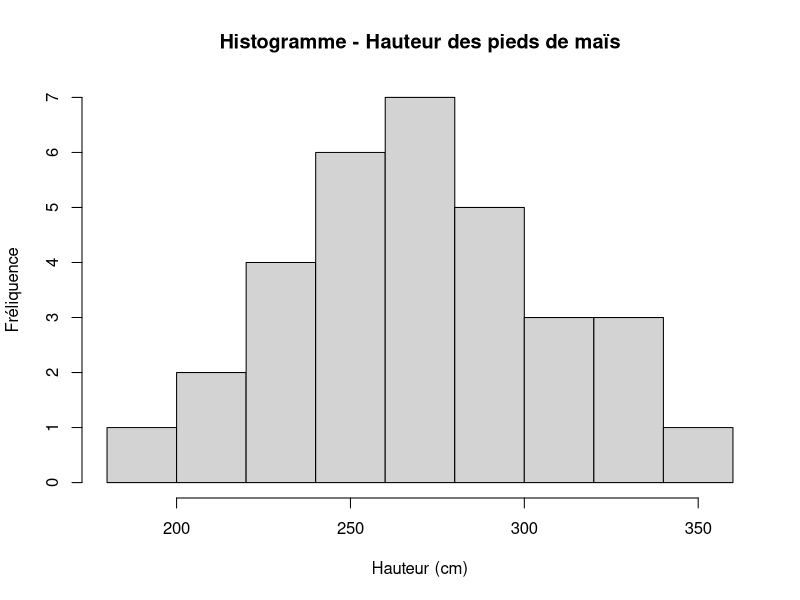

Write the R code that produced this figure.
## ---- chunk 1
mais <- read.table("../GaelMillot/mais.txt", header=TRUE, sep="\t")
names(mais)
str(mais)
## ---- chunk 2
obs1 <- data.frame(mais[which(mais$Parcelle == "Est"), "Hauteur"])
d <- obs1[,1]

hist(as.numeric(d), main="Histogramme - Hauteur des pieds de maïs", xlab="Hauteur (cm)", ylab="Fréliquence")
## ---- chunk 3
shapiro.test(d)
## ---- chunk 4
ks.test(d, "pnorm", 270,35)
## ---- chunk 5
library(nortest)
a <- lillie.test(d)
# pour franciser le résultat
a$method <- "Test de normalité de Lilliefors (Kolmogorov-Smirnov)"
a
ifelse(a$p.value > 0.05, "On accepte l'hypothèse de normalité de données", "Les données ne peuvent pas être considérées comme normales")
